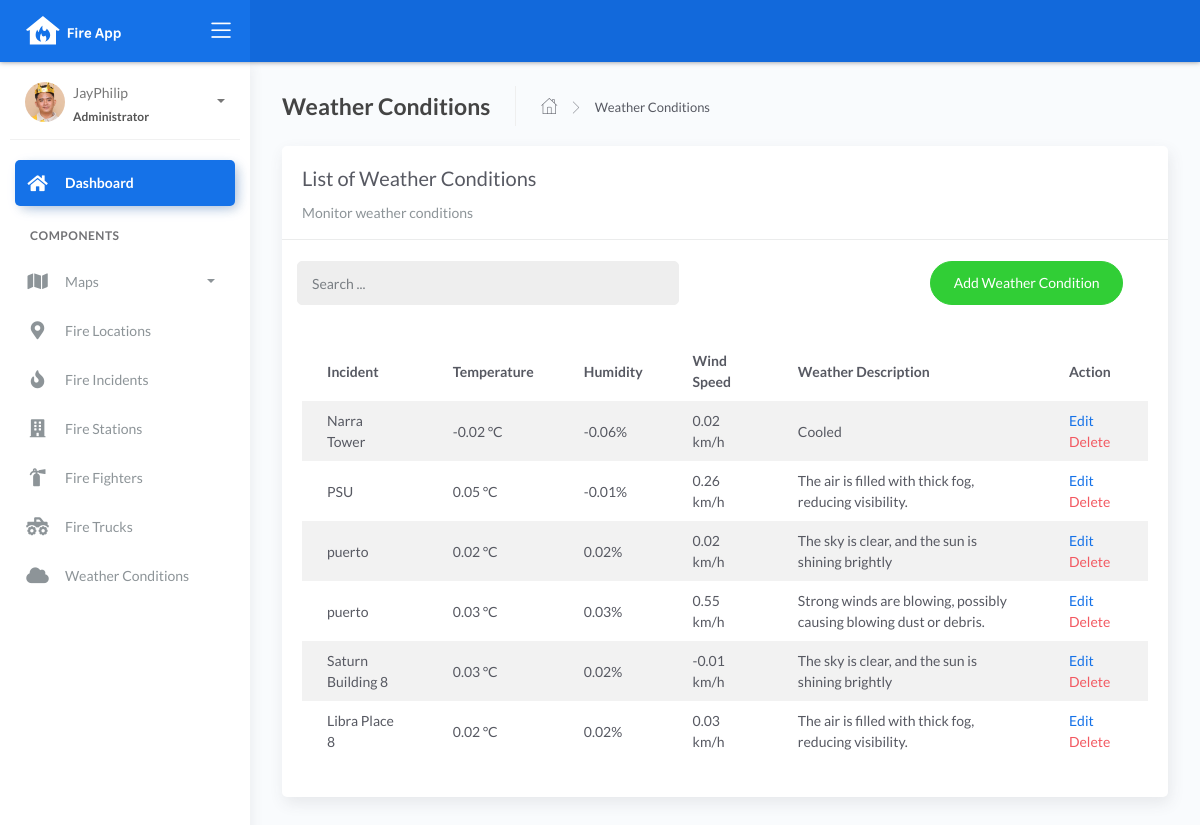
/weather_list, run on an earlier commit of the app's database.
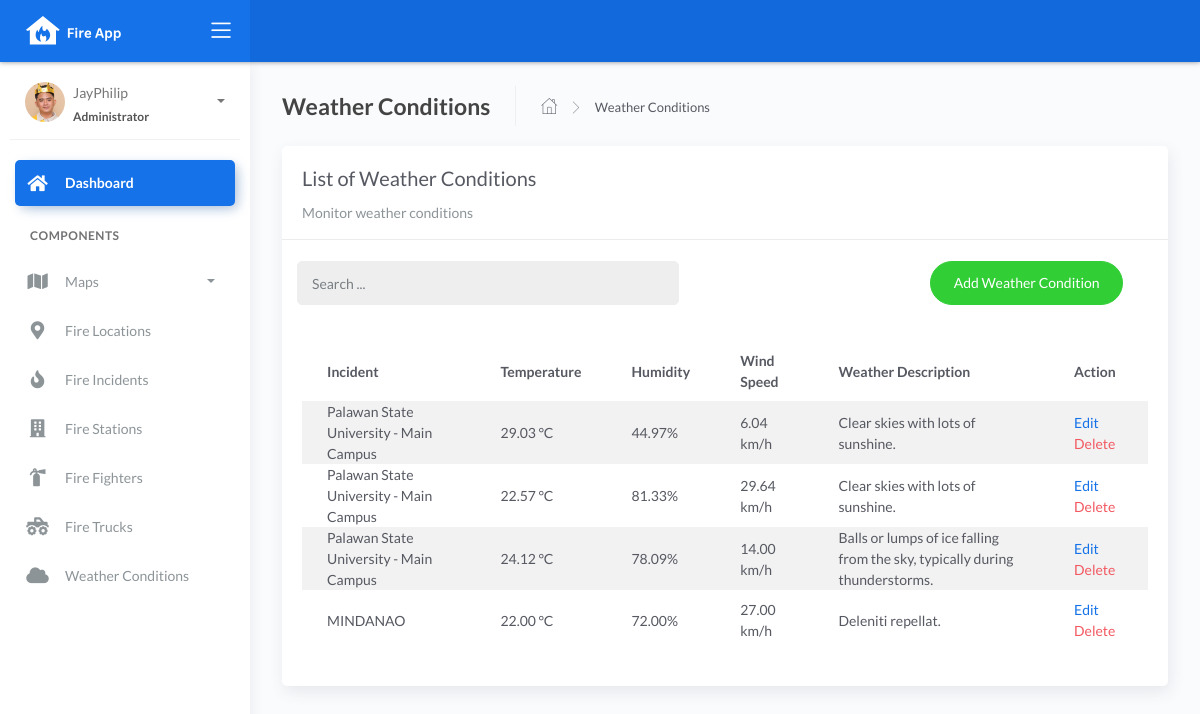
And on a later commit of the database.
### fire/models.py (models this page shows, shortened)
class BaseModel(models.Model):
    created_at = models.DateTimeField(auto_now_add=True, db_index=True)
    updated_at = models.DateTimeField(auto_now=True)
    class Meta:
        abstract = True

class WeatherConditions(BaseModel):
    incident = models.ForeignKey(Incident, on_delete=models.CASCADE)
    temperature = models.DecimalField(max_digits=10, decimal_places=2)
    humidity = models.DecimalField(max_digits=10, decimal_places=2)
    wind_speed = models.DecimalField(max_digits=10, decimal_places=2)
    weather_description = models.CharField(max_length=150)

class Incident(BaseModel):
    SEVERITY_CHOICES = (
        ('Minor Fire', 'Minor Fire'),
        ('Moderate Fire', 'Moderate Fire'),
        ('Major Fire', 'Major Fire'),
    )
    location = models.ForeignKey(Locations, on_delete=models.CASCADE)
    date_time = models.DateTimeField(blank=True, null=True)
    severity_level = models.CharField(max_length=45, choices=SEVERITY_CHOICES)
    description = models.CharField(max_length=250)
    def __str__(self):
        return f"{self.location}"

class Locations(BaseModel):
    name = models.CharField(max_length=150)
    latitude = models.DecimalField(
        max_digits=22, decimal_places=16, null=True, blank=True)
    longitude = models.DecimalField(
        max_digits=22, decimal_places=16, null=True, blank=True)
    address = models.CharField(max_length=150)
    city = models.CharField(max_length=150)  # can be in separate table
    country = models.CharField(max_length=150)  # can be in separate table
    def __str__(self):
        return f"{self.name}"

### fire/views.py (the view)
# urls.py: path('weather_list', WeatherConditionsList.as_view(), name='weather-list'),
class WeatherConditionsList(ListView):
    model = WeatherConditions
    context_object_name = 'weather'
    template_name = "weatherconditions_list.html"
    paginate_by = 10
    def get_queryset(self, *args, **kwargs):
        qs = super(WeatherConditionsList, self).get_queryset(*args, **kwargs)
        if self.request.GET.get("q") != None:
             query = self.request.GET.get('q')
             qs = qs.filter(Q(incident__location__name__icontains=query) |
                            Q(weather_description__icontains=query))
        return qs

### templates/weatherconditions_list.html (shortened to what this page needs)
{% extends 'base.html' %} {% load static %} {% block content %}
<div class="content">
    <div class="page-inner">
        <div class="page-header">
            <h4 class="page-title">Weather Conditions</h4>
            <ul class="breadcrumbs">
                <li class="nav-home">
                    <a href="{%url 'dashboard-chart' %}">
                    <i class="flaticon-home"></i>
                    </a>
                </li>
                <li class="separator">
                    <i class="flaticon-right-arrow"></i>
                </li>
                <li class="nav-item">
                    <a href="#">Weather Conditions</a>
                </li>
            </ul>
        </div>
        <div class="row">
            <div class="col-md-12">
                <div class="card">
                    <div class="card-header">
                        <div class="card-title">List of Weather Conditions</div>
                        <div class="card-category">Monitor weather conditions</div>
                    </div>
                    <br>
                        <div class="col-md-12 row">
                            <div class="col-md-6">
                                <form class="navbar-left navbar-form nav-search mr-md-3" action="{% url 'weather-list' %}">
                                    <div class="input-group">
                                        <input type="text" placeholder="Search ..." class="form-control" name="q">
                                        <div class="input-group-append">
                                        <span class="input-group-text">
                                        </span>
                                        </div>
                                    </div>
                                </form>
                            </div>
                            <div class="col-md-6">
                                <div class="pull-right">
                                    <a href="{% url 'weather-add'%}" class="btn btn-success btn-rounded">Add Weather Condition</a>
                                </div>
                            </div>
                        </div>
                    <div class="card-body">
                        <table class="table table-striped mt-3">
                            <thead>
                                <tr>
                                    <th scope="col">Incident</th>
                                    <th scope="col">Temperature</th>
                                    <th scope="col">Humidity</th>
                                    <th scope="col">Wind Speed</th>
                                    <th scope="col">Weather Description</th>
                                    <th scope="col">Action</th>
                                </tr>
                            </thead>
                            <tbody>
                                {% for object in object_list %}
                                <tr>
                                    <td>{{ object.incident }}</td>
                                    <td>{{ object.temperature }} °C</td>
                                    <td>{{ object.humidity }}%</td>
                                    <td>{{ object.wind_speed }} km/h</td>
                                    <td>{{ object.weather_description }}</td>
                                    <td>
                                        <a href="weather_list/edit/{{ object.id }}">Edit</a>
                                        <a href="weather_list/delete/{{ object.id }}" class="text-danger">Delete</a>
                                    </td>
                                </tr>
                                {% empty %}
                                <tr>
                                    <td colspan="4" style="text-align: center">
                                    <p class="text-sm font-weight-bold mb-0">No Records Found</p>
                                    </td>
                                </tr>
                                {% endfor %}
                            </tbody>
                        </table>
                    </div>
                </div>
            </div>
        </div>
    </div>
</div>
{% endblock %}

### templates/base.html (shortened to what this page needs)
{% load static %}
<!DOCTYPE html>
<html lang="en">
  <head>
    <link rel="stylesheet" href="{% static 'css/bootstrap.min.css' %}" />
    <link rel="stylesheet" href="{% static 'css/atlantis.min.css' %}" />
  </head>
  <body>
    <div class="wrapper">
      <div class="main-header">
        <div class="logo-header" data-background-color="blue">
          <a href="{% url 'dashboard-chart' %}" class="logo">
            <img src="{% static 'img/fireapp.svg' %}" alt="navbar brand" class="navbar-brand" />
          </a>
          <div class="nav-toggle">
            <button class="btn btn-toggle toggle-sidebar">
              <i class="icon-menu"></i>
            </button>
          </div>
        </div>
        <nav class="navbar navbar-header navbar-expand-lg" data-background-color="blue2">
        </nav>
      </div>
      <div class="sidebar sidebar-style-2">
        <div class="sidebar-wrapper scrollbar scrollbar-inner">
          <div class="sidebar-content">
            <div class="user">
              <div class="avatar-sm float-left mr-2">
                <img src="{% static 'img/jay.jpg' %}" alt="..." class="avatar-img rounded-circle" />
              </div>
              <div class="info">
                <a data-toggle="collapse" href="#collapseExample" aria-expanded="true">
                  <span>
                    JayPhilip
                    <span class="user-level">Administrator</span>
                    <span class="caret"></span>
                  </span>
                </a>
              </div>
            </div>
            <ul class="nav nav-primary">
              <li class="nav-item active">
                <a href="{% url 'dashboard-chart' %}">
                  <i class="fas fa-home"></i>
                  <p>Dashboard</p>
                </a>
              </li>
              <li class="nav-section">
                <h4 class="text-section">Components</h4>
              </li>
              <li class="nav-item">
                <a data-toggle="collapse" href="#maps">
                  <i class="fas fa-map"></i>
                  <p>Maps</p>
                  <span class="caret"></span>
                </a>
              </li>
              <li class="nav-item">
                <a href="{% url 'locations-list' %}">
                  <i class="fas fa-map-marker-alt"></i>
                  <p>Fire Locations</p>
                </a>
              </li>
              <li class="nav-item">
                <a href="{% url 'incident-list' %}">
                  <i class="fas fa-fire"></i>
                  <p>Fire Incidents</p>
                </a>
              </li>
              <li class="nav-item">
                <a href="{% url 'firestation-list' %}">
                  <i class="fas fa-building"></i>
                  <p>Fire Stations</p>
                </a>
              </li>
              <li class="nav-item">
                <a href="{% url 'firefighters-list' %}">
                  <i class="fas fa-fire-extinguisher"></i>
                  <p>Fire Fighters</p>
                </a>
              </li>
              <li class="nav-item">
                <a href="{% url 'firetruck-list' %}">
                  <i class="fas fa-truck-monster"></i>
                  <p>Fire Trucks</p>
                </a>
              </li>
              <li class="nav-item">
                <a href="{% url 'weather-list' %}">
                  <i class="fas fa-cloud"></i>
                  <p>Weather Conditions</p>
                </a>
              </li>
            </ul>
          </div>
        </div>
      </div>
      <div class="main-panel">
        <div class="content">
          {% block content %}
          {% endblock %}
          </div>
        </div>
      </div>
  </body>
</html>

What changed in the data, as far as the page shows it:
removed WeatherConditions: incident "Narra Tower", temperature "-0.02", humidity "-0.06", wind_speed "0.02", weather_description "Cooled"
removed WeatherConditions: incident "PSU", temperature "0.05", humidity "-0.01", wind_speed "0.26", weather_description "The air is filled with thick fog, reducing visibility."
removed WeatherConditions: incident "puerto", temperature "0.02", humidity "0.02", wind_speed "0.02", weather_description "The sky is clear, and the sun is shining brightly"
removed WeatherConditions: incident "puerto", temperature "0.03", humidity "0.03", wind_speed "0.55", weather_description "Strong winds are blowing, possibly causing blowing dust or debris."
removed WeatherConditions: incident "Saturn Building 8", temperature "0.03", humidity "0.02", wind_speed "-0.01", weather_description "The sky is clear, and the sun is shining brightly"
removed WeatherConditions: incident "Libra Place 8", temperature "0.02", humidity "0.02", wind_speed "0.03", weather_description "The air is filled with thick fog, reducing visibility."
added WeatherConditions: incident "Palawan State University - Main Campus", temperature "29.03", humidity "44.97", wind_speed "6.04", weather_description "Clear skies with lots of sunshine."
added WeatherConditions: incident "Palawan State University - Main Campus", temperature "22.57", humidity "81.33", wind_speed "29.64", weather_description "Clear skies with lots of sunshine."
added WeatherConditions: incident "Palawan State University - Main Campus", temperature "24.12", humidity "78.09", wind_speed "14.00", weather_description "Balls or lumps of ice falling from the sky, typically during thunderstorms."
added WeatherConditions: incident "MINDANAO", temperature "22.00", humidity "72.00", wind_speed "27.00", weather_description "Deleniti repellat."
